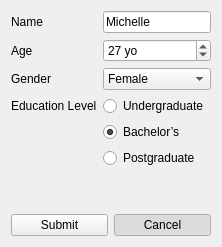
          <widget class="QWidget" name="subwindow">
           <property name="windowTitle">
            <string>Form</string>
           </property>
           <layout class="QGridLayout" name="gridLayout_15">
            <item row="2" column="0">
             <widget class="QPushButton" name="pushButton">
              <property name="text">
               <string>Submit</string>
              </property>
             </widget>
            </item>
            <item row="2" column="1">
             <widget class="QPushButton" name="pushButton_2">
              <property name="text">
               <string>Cancel</string>
              </property>
              <property name="checkable">
               <bool>true</bool>
              </property>
              <property name="checked">
               <bool>true</bool>
              </property>
             </widget>
            </item>
            <item row="0" column="0" colspan="2">
             <layout class="QFormLayout" name="formLayout">
              <item row="0" column="0">
               <widget class="QLabel" name="label">
                <property name="text">
                 <string>Name</string>
                </property>
               </widget>
              </item>
              <item row="1" column="0">
               <widget class="QLabel" name="label_2">
                <property name="text">
                 <string>Age</string>
                </property>
               </widget>
              </item>
              <item row="2" column="0">
               <widget class="QLabel" name="label_3">
                <property name="text">
                 <string>Gender</string>
                </property>
               </widget>
              </item>
              <item row="3" column="0">
               <widget class="QLabel" name="label_14">
                <property name="text">
                 <string>Education Level</string>
                </property>
               </widget>
              </item>
              <item row="0" column="1">
               <widget class="QLineEdit" name="lineEdit">
                <property name="text">
                 <string>Michelle</string>
                </property>
               </widget>
              </item>
              <item row="1" column="1">
               <widget class="QSpinBox" name="spinBox">
                <property name="suffix">
                 <string> yo</string>
                </property>
                <property name="value">
                 <number>27</number>
                </property>
               </widget>
              </item>
              <item row="2" column="1">
               <widget class="QComboBox" name="comboBox">
                <property name="currentText">
                 <string>Female</string>
                </property>
                <item>
                 <property name="text">
                  <string>Female</string>
                 </property>
                </item>
                <item>
                 <property name="text">
                  <string>Male</string>
                 </property>
                </item>
               </widget>
              </item>
              <item row="3" column="1">
               <widget class="QRadioButton" name="radioButton">
                <property name="text">
                 <string>Undergraduate</string>
                </property>
               </widget>
              </item>
              <item row="4" column="1">
               <widget class="QRadioButton" name="radioButton_2">
                <property name="text">
                 <string>Bachelor’s</string>
                </property>
                <property name="checked">
                 <bool>true</bool>
                </property>
               </widget>
              </item>
              <item row="5" column="1">
               <widget class="QRadioButton" name="radioButton_3">
                <property name="text">
                 <string>Postgraduate</string>
                </property>
               </widget>
              </item>
             </layout>
            </item>
            <item row="1" column="0" colspan="2">
             <spacer name="verticalSpacer_11">
              <property name="orientation">
               <enum>Qt::Orientation::Vertical</enum>
              </property>
              <property name="sizeHint" stdset="0">
               <size>
                <width>20</width>
                <height>40</height>
               </size>
              </property>
             </spacer>
            </item>
           </layout>
          </widget>
